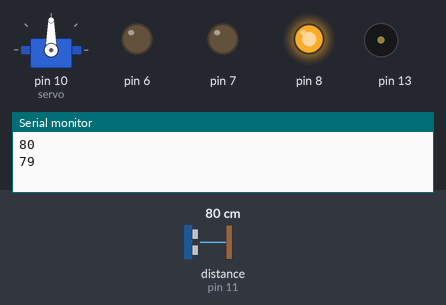
Simulated run of this sketch. Board: Arduino Uno, built with avr-gcc and run on an emulated ATmega328P. Shown: servo, output pins drawn as LEDs (lit = HIGH), buzzer (waves = sounding), the last lines printed to the serial monitor. Wiring (inferred from the names in the program): ultrasonic range finder: trigger pin 12; echo pin 11. The test bench sets the inputs (shaded band); at power-on: distance to the obstacle (sensor on pin 11) 80 cm. The echo pulse lasts 58.3 µs per cm; pins used as bus, display or sensor lines are not drawn.

Above: at 2.3 s.
2.4 s: distance to the obstacle (sensor on pin 11) set to 57 cm
4.5 s: distance to the obstacle (sensor on pin 11) set to 47 cm
At 6.0 s:
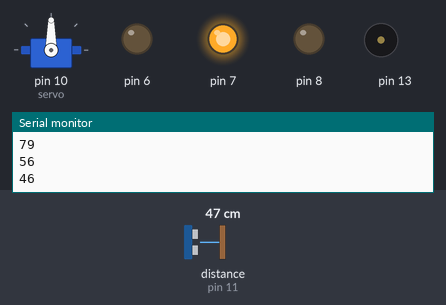
6.6 s: distance to the obstacle (sensor on pin 11) set to 24 cm
8.7 s: distance to the obstacle (sensor on pin 11) set to 20 cm
At 9.6 s:
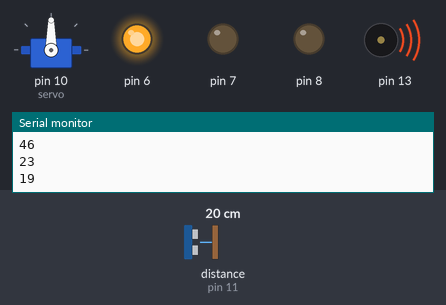
At 10.3 s:
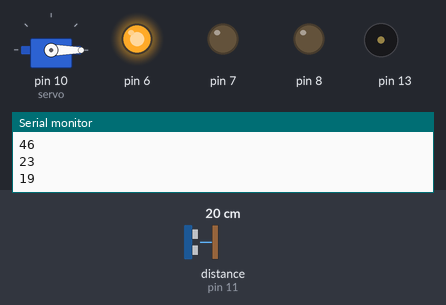
Timing chart, 0 to 14.7 s (numbered marks = the images above; inputs shaded):
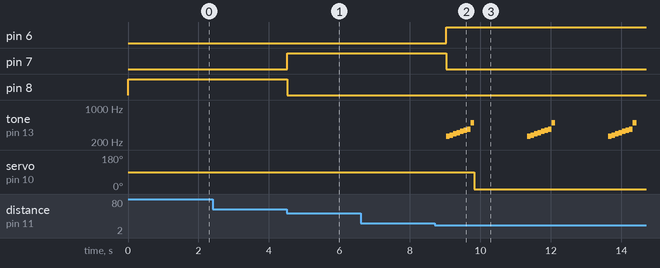

The sketch:

miniminiProject.ino
```cpp
#include <Servo.h>

const int SERVO = 10;
Servo servo;

int tones[] = {261, 277, 294, 311, 330, 349, 370, 500};

void setup()
{
  pinMode(6, OUTPUT); // B
  pinMode(7, OUTPUT); // G
  pinMode(8, OUTPUT); // R

  pinMode(11, INPUT_PULLUP); // echo
  pinMode(12, OUTPUT); // trigger

  pinMode(13, OUTPUT);

  Serial.begin(9600);

}

void lightLED(int r, int g, int b){
  analogWrite(6, r);
  analogWrite(7, g);
  analogWrite(8, b);
}

void loop()
{
  digitalWrite(12, 0);
  delayMicroseconds(2);
  digitalWrite(12, 1);
  delayMicroseconds(10);
  digitalWrite(12, 0);

  long duration = pulseIn(11, 1);
  long distance = (duration/2) / 29.1;

  Serial.println(distance);

  if (distance >= 0 && distance <= 20) {
    lightLED(255, 0, 0);
    for (int i=0; i<8; i++) {
      tone(13, tones[i]);
      delay(100);
      noTone(13);
    }
    servo.attach(10);
    servo.write(0);
    delay(1000);
    servo.detach();
  }
  else if (distance > 20 && distance <= 50) {
    lightLED(0, 255, 0);
    servo.attach(10);
    servo.write(90);
    delay(1000);
    servo.detach();
  }
  else {
    lightLED(0, 0, 255);
    servo.attach(10);
    servo.write(90);
    delay(1000);
    servo.detach();
  }
  delay(500);
}
```

Measured:
- the behaviour switches between 52 and 51 cm on distance to the obstacle (sensor on pin 11) (found by bisection; images 0 and 1)
- the behaviour switches between 22 and 21 cm on distance to the obstacle (sensor on pin 11) (found by bisection; images 1 and 2)
- after the input at 4.5 s, pin 7: LOW → HIGH at once; pin 8: HIGH → LOW at once
- after the input at 8.7 s, pin 6: LOW → HIGH after 0.33 s; pin 7: HIGH → LOW after 0.33 s; tone on pin 13: silent → 261 Hz after 0.33 s, then repeats every 2.3 s: 277 Hz 0.10 s, 294 Hz 0.10 s, 311 Hz 0.10 s, 330 Hz 0.10 s, 349 Hz 0.10 s, 370 Hz 0.10 s, 500 Hz 0.10 s, silent 1.5 s, 261 Hz 0.10 s; servo on pin 10 (servo): 90° → 0° after 1.1 s
